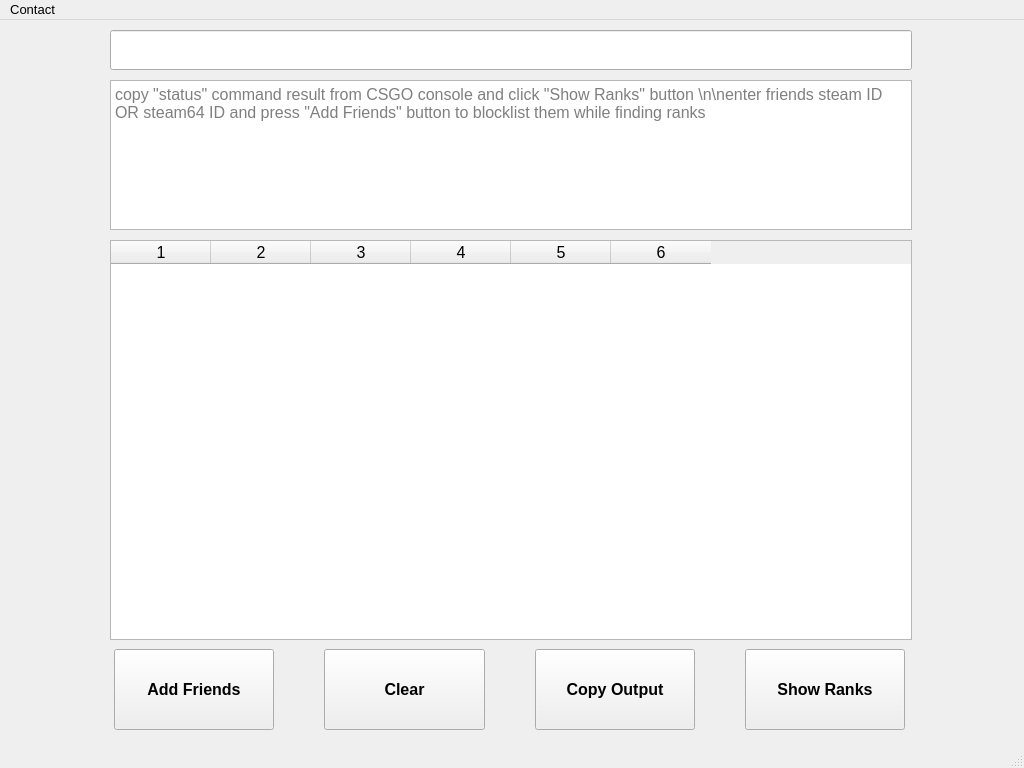
<?xml version="1.0" encoding="UTF-8"?>
<ui version="4.0">
 <class>MainWindow</class>
 <widget class="QMainWindow" name="MainWindow">
  <property name="geometry">
   <rect>
    <x>0</x>
    <y>0</y>
    <width>1024</width>
    <height>768</height>
   </rect>
  </property>
  <property name="sizePolicy">
   <sizepolicy hsizetype="Fixed" vsizetype="Fixed">
    <horstretch>0</horstretch>
    <verstretch>0</verstretch>
   </sizepolicy>
  </property>
  <property name="minimumSize">
   <size>
    <width>1024</width>
    <height>768</height>
   </size>
  </property>
  <property name="maximumSize">
   <size>
    <width>1024</width>
    <height>768</height>
   </size>
  </property>
  <property name="font">
   <font>
    <family>Arial</family>
    <pointsize>10</pointsize>
   </font>
  </property>
  <property name="windowTitle">
   <string>CSGO Rank Finder</string>
  </property>
  <widget class="QWidget" name="centralwidget">
   <widget class="QTextEdit" name="te_input">
    <property name="geometry">
     <rect>
      <x>110</x>
      <y>60</y>
      <width>802</width>
      <height>150</height>
     </rect>
    </property>
    <property name="font">
     <font>
      <family>Arial</family>
      <pointsize>12</pointsize>
     </font>
    </property>
    <property name="html">
     <string>&lt;!DOCTYPE HTML PUBLIC &quot;-//W3C//DTD HTML 4.0//EN&quot; &quot;http://www.w3.org/TR/REC-html40/strict.dtd&quot;&gt;
&lt;html&gt;&lt;head&gt;&lt;meta name=&quot;qrichtext&quot; content=&quot;1&quot; /&gt;&lt;style type=&quot;text/css&quot;&gt;
p, li { white-space: pre-wrap; }
&lt;/style&gt;&lt;/head&gt;&lt;body style=&quot; font-family:'Arial','Arial'; font-size:12pt; font-weight:400; font-style:normal;&quot;&gt;
&lt;p style=&quot;-qt-paragraph-type:empty; margin-top:0px; margin-bottom:0px; margin-left:0px; margin-right:0px; -qt-block-indent:0; text-indent:0px; font-family:'MS Shell Dlg 2'; font-size:7.8pt;&quot;&gt;&lt;br /&gt;&lt;/p&gt;&lt;/body&gt;&lt;/html&gt;</string>
    </property>
    <property name="placeholderText">
     <string>copy &quot;status&quot; command result from CSGO console and click &quot;Show Ranks&quot; button \n\nenter friends steam ID OR steam64 ID and press &quot;Add Friends&quot; button to blocklist them while finding ranks</string>
    </property>
   </widget>
   <widget class="QTableWidget" name="tw_output">
    <property name="enabled">
     <bool>true</bool>
    </property>
    <property name="geometry">
     <rect>
      <x>110</x>
      <y>220</y>
      <width>802</width>
      <height>400</height>
     </rect>
    </property>
    <property name="font">
     <font>
      <family>Arial</family>
      <pointsize>12</pointsize>
     </font>
    </property>
    <property name="frameShape">
     <enum>QFrame::StyledPanel</enum>
    </property>
    <property name="frameShadow">
     <enum>QFrame::Sunken</enum>
    </property>
    <property name="editTriggers">
     <set>QAbstractItemView::NoEditTriggers</set>
    </property>
    <property name="sortingEnabled">
     <bool>false</bool>
    </property>
    <property name="rowCount">
     <number>0</number>
    </property>
    <property name="columnCount">
     <number>6</number>
    </property>
    <attribute name="horizontalHeaderCascadingSectionResizes">
     <bool>false</bool>
    </attribute>
    <attribute name="horizontalHeaderMinimumSectionSize">
     <number>50</number>
    </attribute>
    <attribute name="horizontalHeaderDefaultSectionSize">
     <number>100</number>
    </attribute>
    <attribute name="verticalHeaderVisible">
     <bool>false</bool>
    </attribute>
    <attribute name="verticalHeaderDefaultSectionSize">
     <number>80</number>
    </attribute>
    <column/>
    <column/>
    <column/>
    <column/>
    <column/>
    <column/>
   </widget>
   <widget class="QWidget" name="horizontalLayoutWidget">
    <property name="geometry">
     <rect>
      <x>114</x>
      <y>629</y>
      <width>791</width>
      <height>81</height>
     </rect>
    </property>
    <layout class="QHBoxLayout" name="horizontalLayout">
     <property name="spacing">
      <number>50</number>
     </property>
     <property name="sizeConstraint">
      <enum>QLayout::SetDefaultConstraint</enum>
     </property>
     <item>
      <widget class="QPushButton" name="pb_addFriends">
       <property name="sizePolicy">
        <sizepolicy hsizetype="Minimum" vsizetype="Preferred">
         <horstretch>0</horstretch>
         <verstretch>0</verstretch>
        </sizepolicy>
       </property>
       <property name="font">
        <font>
         <family>Arial</family>
         <pointsize>12</pointsize>
         <weight>75</weight>
         <bold>true</bold>
        </font>
       </property>
       <property name="text">
        <string>Add Friends</string>
       </property>
      </widget>
     </item>
     <item>
      <widget class="QPushButton" name="pb_clear">
       <property name="enabled">
        <bool>true</bool>
       </property>
       <property name="sizePolicy">
        <sizepolicy hsizetype="Minimum" vsizetype="Preferred">
         <horstretch>0</horstretch>
         <verstretch>0</verstretch>
        </sizepolicy>
       </property>
       <property name="font">
        <font>
         <family>Arial</family>
         <pointsize>12</pointsize>
         <weight>75</weight>
         <bold>true</bold>
        </font>
       </property>
       <property name="text">
        <string>Clear</string>
       </property>
      </widget>
     </item>
     <item>
      <widget class="QPushButton" name="pb_copyRanks">
       <property name="sizePolicy">
        <sizepolicy hsizetype="Minimum" vsizetype="Preferred">
         <horstretch>0</horstretch>
         <verstretch>0</verstretch>
        </sizepolicy>
       </property>
       <property name="font">
        <font>
         <family>Arial</family>
         <pointsize>12</pointsize>
         <weight>75</weight>
         <bold>true</bold>
        </font>
       </property>
       <property name="text">
        <string>Copy Output</string>
       </property>
      </widget>
     </item>
     <item>
      <widget class="QPushButton" name="pb_showRanks">
       <property name="sizePolicy">
        <sizepolicy hsizetype="Minimum" vsizetype="Preferred">
         <horstretch>0</horstretch>
         <verstretch>0</verstretch>
        </sizepolicy>
       </property>
       <property name="font">
        <font>
         <family>Arial</family>
         <pointsize>12</pointsize>
         <weight>75</weight>
         <bold>true</bold>
        </font>
       </property>
       <property name="text">
        <string>Show Ranks</string>
       </property>
      </widget>
     </item>
    </layout>
   </widget>
   <widget class="QLineEdit" name="le_status">
    <property name="geometry">
     <rect>
      <x>110</x>
      <y>10</y>
      <width>802</width>
      <height>40</height>
     </rect>
    </property>
    <property name="font">
     <font>
      <family>Arial</family>
      <pointsize>12</pointsize>
      <weight>75</weight>
      <bold>true</bold>
     </font>
    </property>
    <property name="alignment">
     <set>Qt::AlignCenter</set>
    </property>
    <property name="readOnly">
     <bool>true</bool>
    </property>
   </widget>
  </widget>
  <widget class="QMenuBar" name="menubar">
   <property name="geometry">
    <rect>
     <x>0</x>
     <y>0</y>
     <width>1024</width>
     <height>25</height>
    </rect>
   </property>
   <widget class="QMenu" name="menuContact">
    <property name="title">
     <string>Contact</string>
    </property>
   </widget>
   <addaction name="menuContact"/>
  </widget>
  <widget class="QStatusBar" name="statusbar"/>
 </widget>
 <resources/>
 <connections/>
</ui>
